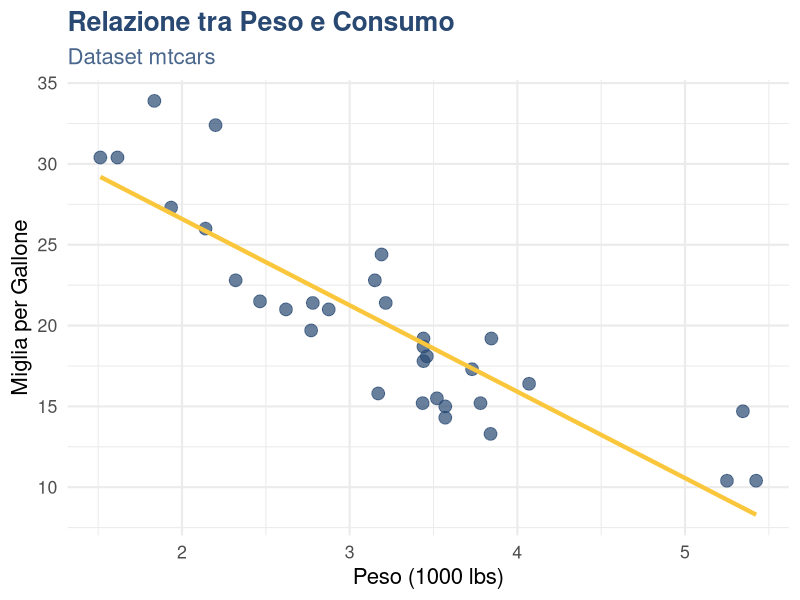
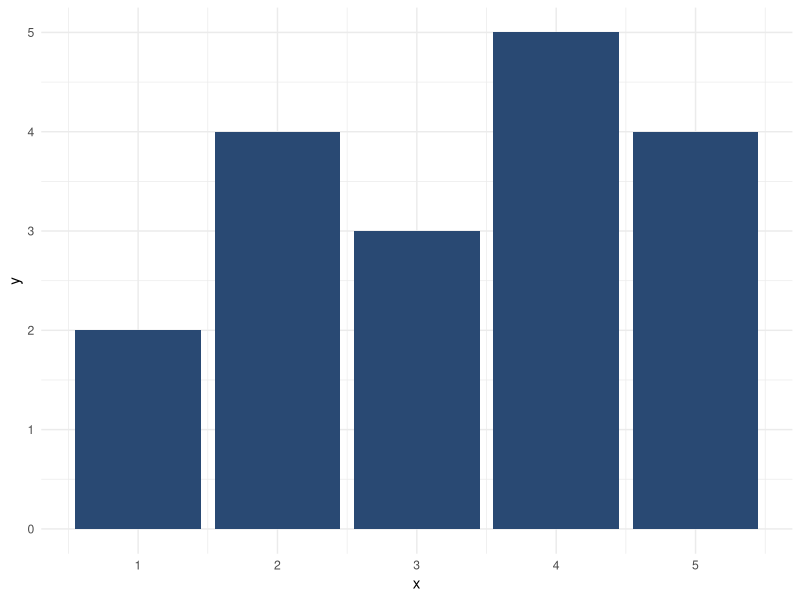

R code for these plots, in order:
## ---- chunk 1
#| label: esempio-base
#| echo: true
#| eval: true

# Creare un dataset di esempio
dati <- data.frame(
  categoria = c("A", "B", "C", "D"),
  valore = c(25, 40, 30, 45)
)

# Visualizzare i dati
print(dati)
## ---- chunk 2
#| label: grafico-uniurb
#| echo: true
#| eval: true
#| fig-width: 12
#| fig-height: 6

library(ggplot2)

# Colori Uniurb
uniurb_blue <- "#294973"
uniurb_gold <- "#FAC73C"

# Grafico con colori istituzionali
ggplot(mtcars, aes(x = wt, y = mpg)) +
  geom_point(color = uniurb_blue, size = 4, alpha = 0.7) +
  geom_smooth(method = "lm", color = uniurb_gold, se = FALSE, linewidth = 1.5) +
  labs(
    title = "Relazione tra Peso e Consumo",
    subtitle = "Dataset mtcars",
    x = "Peso (1000 lbs)",
    y = "Miglia per Gallone"
  ) +
  theme_minimal(base_size = 16) +
  theme(
    plot.title = element_text(color = uniurb_blue, face = "bold"),
    plot.subtitle = element_text(color = "#49668C")
  )
## ---- chunk 3
#| echo: false
#| fig-width: 6
#| fig-height: 4

# Mini grafico per la colonna destra
ggplot(data.frame(x = 1:5, y = c(2, 4, 3, 5, 4)), aes(x, y)) +
  geom_col(fill = "#294973") +
  theme_minimal()
## ---- chunk 4
#| echo: false

# Palette completa Ateneo
palette_ateneo <- data.frame(
  Nome = c("Blu Scuro", "Blu Medio", "Blu Chiaro", "Blu Pallido", "Grigio Chiaro",
           "Oro Scuro", "Oro Chiaro", "Oro Primario", "Oro Muted", "Oro Medio"),
  HEX = c("#294973", "#49668C", "#7289A6", "#A4B0BF", "#F2F2F2",
          "#7A621D", "#FADB87", "#FAC73C", "#7A6F51", "#C79F30"),
  RGB = c("41, 73, 115", "73, 102, 140", "114, 137, 166", "164, 176, 191", "242, 242, 242",
          "122, 98, 29", "250, 219, 135", "250, 199, 60", "122, 111, 81", "199, 159, 48")
)

knitr::kable(palette_ateneo, align = "l")
